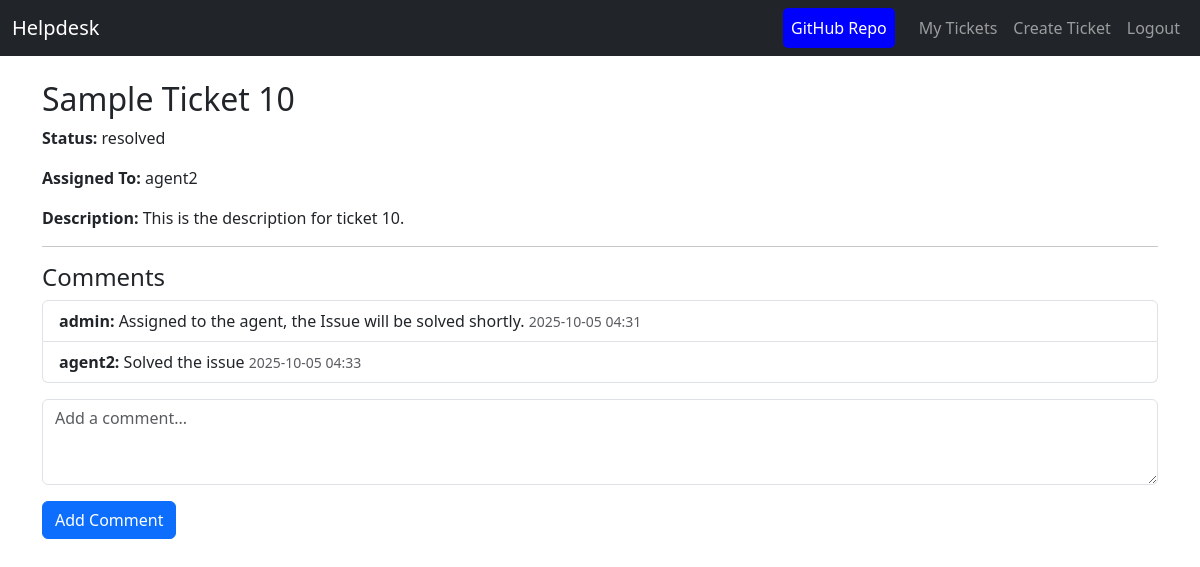
Page /12/ (signed in) on the committed database.
### tickets/models.py (models this page shows, shortened)
class Ticket(models.Model):
  STATUS_CHOICES = (
    ("open", "Open"),
    ("in_progress", "In Progress"),
    ("resolved", "Resolved"),
    ("closed", "Closed"),
  )
  title = models.CharField(max_length=225)
  description = models.TextField()
  status = models.CharField(max_length=20, choices=STATUS_CHOICES, default="open")
  created_by = models.ForeignKey(User, related_name="created_tickets", on_delete=models.CASCADE)
  assigned_to = models.ForeignKey(
    User, related_name="assigned_tickets", on_delete=models.SET_NULL, null=True, blank=True
  )
  sla_deadline = models.DateTimeField(blank=True, null=True)
  breached = models.BooleanField(default=False)
  version = models.IntegerField(default=1)
  created_at = models.DateTimeField(auto_now_add=True)
  updated_at = models.DateTimeField(auto_now=True)

### accounts/models.py (models this page shows)
class User(AbstractUser):
    ROLE_CHOICES = (
        ("user", "User"),
        ("agent", "Agent"),
        ("admin", "Admin"),
    )
    role = models.CharField(max_length=10, choices=ROLE_CHOICES, default="user")
    objects = UserManager()

### comments/models.py (models this page shows, shortened)
class Comment(models.Model):
  ticket = models.ForeignKey(Ticket, related_name="comments", on_delete=models.CASCADE)
  user = models.ForeignKey(User, on_delete=models.CASCADE)
  text = models.TextField()
  created_at = models.DateTimeField(auto_now_add=True)

### tickets/views_frontend.py (the view, shortened to what this page needs)
@login_required
def ticket_detail(request, pk):
    ticket = get_object_or_404(Ticket, pk=pk)
    comments = Comment.objects.filter(ticket=ticket).order_by('created_at')
    if request.method == 'POST' and 'text' in request.POST:
        text = request.POST.get('text')
        if text:
            Comment.objects.create(ticket=ticket, user=request.user, text=text)
            messages.success(request, 'Comment added successfully!')
            return redirect('ticket_detail', pk=ticket.pk)
    return render(request, 'tickets/ticket_detail.html', {
        'ticket': ticket,
        'comments': comments
    })

### templates/tickets/ticket_detail.html (shortened to what this page needs)
{% extends 'base.html' %}
{% block content %}
<h2>{{ ticket.title }}</h2>
<p><strong>Status:</strong> {{ ticket.status }}</p>
<p><strong>Assigned To:</strong>
    {% if ticket.assigned_to %}
        {{ ticket.assigned_to.username }}
    {% else %}
        -
    {% endif %}
</p>
<p><strong>Description:</strong> {{ ticket.description }}</p>
<hr>
<h4>Comments</h4>
<ul class="list-group mb-3">
    {% for comment in comments %}
        <li class="list-group-item">
            <strong>{{ comment.user.username }}:</strong> {{ comment.text }}
            <small class="text-muted">{{ comment.created_at|date:"Y-m-d H:i" }}</small>
        </li>
    {% empty %}
        <li class="list-group-item">No comments yet.</li>
    {% endfor %}
</ul>
<form method="post">
    <div class="mb-3">
        <textarea name="text" class="form-control" rows="3" placeholder="Add a comment..." required></textarea>
    </div>
    <button class="btn btn-primary">Add Comment</button>
</form>
{% endblock %}

### rows in the picture
Ticket: title "Sample Ticket 10", status "resolved", assigned_to.username "agent2", description "This is the description for ticket 10."
Comment: user.username "admin", text "Assigned to the agent, the Issue will be solved shortly.", created_at "2025-10-05 04:31"
Comment: user.username "agent2", text "Solved the issue", created_at "2025-10-05 04:33"
